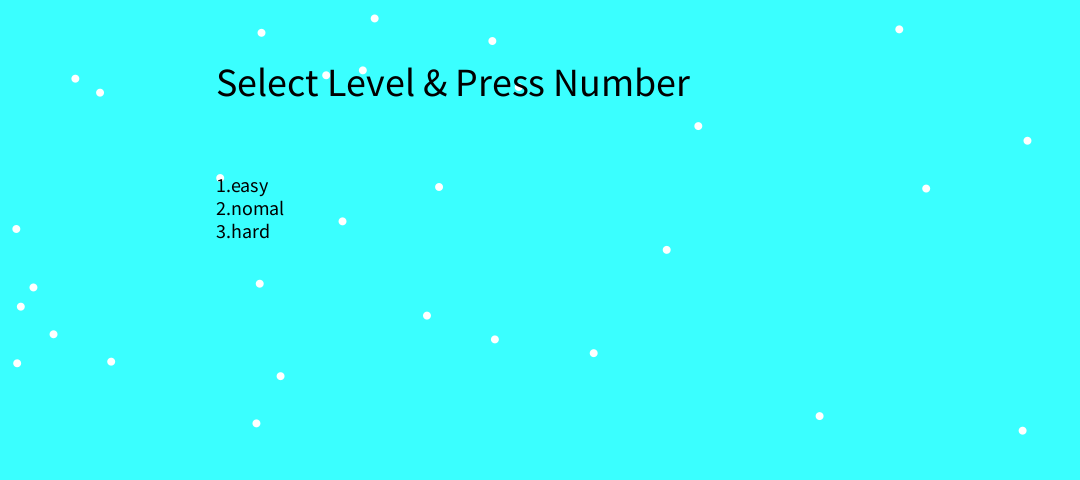
Frame 1 (no input)
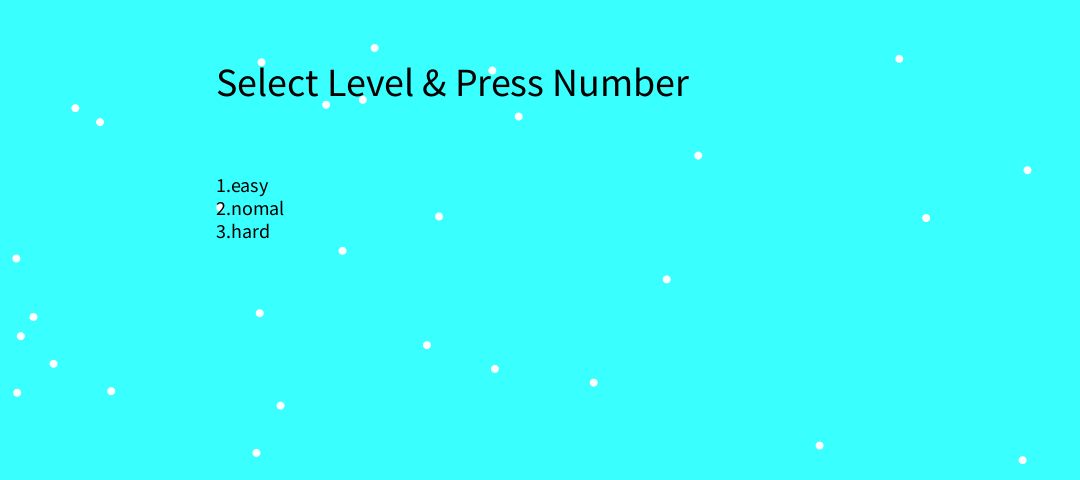
Frame 60 (the mouse pressed at the canvas centre just before this capture)
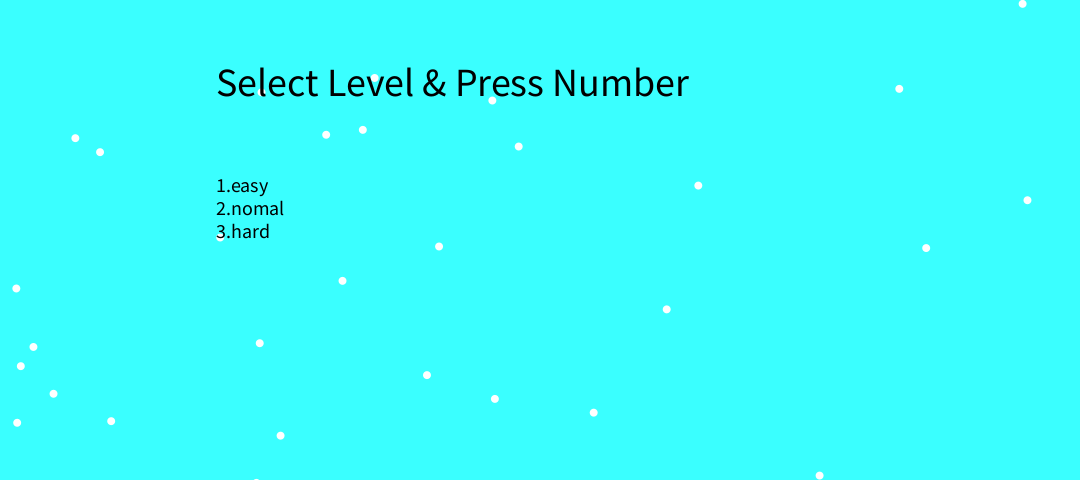
Frame 120 (the mouse held since frame 60 and released just before this capture)

The Processing sketch that drew these frames (run headless with seeded random() and noise(); from frame 60 on, the mouse is pressed at the canvas centre):

// Processing sketch: sketch6658
// ── sketch6658.pde
// SnowmanRace.pde
// Source code is available under the Creative Commons Attribution-ShareAlike License
// cc by Ryo. Nakamichi, 2016

float x1, y1, x2, y2, x3, y3;
int Level, PressCount, i, z;

float[ ] snowx = new float [ 30 ];
float[ ] snowy = new float [ 30 ];
float[ ] snowv = new float [ 30 ];

void setup() {
  size(1080, 480);
  x1 = 50;
  y1 = 150;
  x2 = 50;
  y2 = 390;
  x3 = 50;
  y3 = 630;
  PressCount = 0;
  for (i = 0; i < 30; i++) {
    snowv[ i ] = 0.5;
  }

  for (i=0; i<30; i++) {
    snowx[ i ] = random( width ) ;
  }
  for (z=0; z<30; z++) {
    snowy[ z ] = random( height ) ;
  }
}

void draw() {
  if (PressCount == 0) {
    LevelSelect();
  }
  if (PressCount >= 1) {
    MainGame();
  }
}

void backGround() {
  background(58, 255, 255);
  for (i = 0; i < 30; i++) {
    fill(255);
    noStroke();
    ellipse(snowx[ i ], snowy[ i ], 8, 8);
    snowy[ i ] += snowv[ i ];
    if (snowy[ i ] > height + 5) {
      snowy[ i ] = 0;
      snowv[ i ] = random(0.2, 0.7);
    }
  }
}

void LevelSelect() {
  backGround();
  fill(0);
  textSize(40);
  textAlign(LEFT);
  text("Select Level & Press Number\n", width/5, height/5);
  textSize(20);
  text("1.easy\n2.nomal\n3.hard", width/5, height/5*2);
  if (keyPressed) {
    if (key == '1') {
      Level = 1;
      PressCount++;
    }
    if (key == '2') {
      Level = 3;
      PressCount++;
    }
    if (key == '3') {
      Level = 5;
      PressCount++;
    }
    if (key == '5') {
      Level = 10;
      PressCount++;
    }
    println(Level);
  }
  x1 = 50;  //Reset user location
}

void MainGame() {
  backGround();
  //Play1erSnowMan
  fill(255);
  ellipse(x1, y1, 100, 100); //Body
  ellipse(x1, y1 - 70, 85, 85); //Head
  fill(0);
  //Wink
  if (frameCount%50==0) {
    line(x1 - 17.5, y1 - 80, x1 + 7.5, y1 - 80);
    line(x1 + 7.5, y1 - 80, x1 + 22.5, y1 - 80);
  } else {
    ellipse(x1 - 10, y1 - 80, 15, 25); //LeftEy1e
    ellipse(x1 + 15, y1 - 80, 15, 25); //RightEy1e
  }
  fill(255, 155, 30);
  triangle(x1 - 5, y1 - 62, x1 - 5, y1 - 46, x1 + 25, y1 - 51); //Nose
  //ComputerSnowMan
  fill(255);
  ellipse(x2, y2, 100, 100); //Body
  ellipse(x2, y2 - 70, 85, 85); //Head
  fill(0);
  //Wink
  if (frameCount%50==0) {
    line(x2 - 17.5, y2 - 80, x2 + 7.5, y2 - 80);
    line(x2 + 7.5, y2 - 80, x2 + 22.5, y2 - 80);
  } else {
    ellipse(x2 - 10, y2 - 80, 15, 25); //LeftEy1e
    ellipse(x2 + 15, y2 - 80, 15, 25); //RightEy1e
  }
  //Car
  if (Level == 5 || Level == 10) {
    fill(255, 0, 0);
    rect(x2-70, y2-10, 140, 70);
    fill(0);
    ellipse(x2-45, y2+60, 30, 30);
    ellipse(x2+45, y2+60, 30, 30);
  }
  fill(255, 155, 30);
  triangle(x2 - 5, y2 - 62, x2 - 5, y2 - 46, x2 + 25, y2 - 51); //Nose
  //Goal Tape
  strokeWeight(50);
  stroke(255);
  line(width, 0, width, height);
  strokeWeight(1);
  stroke(0);
  textAlign(CENTER);
  textSize(30);
  fill(0);
  text("G\nO\nA\nL", width-12, 170);
  textAlign(LEFT);

  x2 += Level;

  if (x1 >= 1030) {
    Level = 0;
    fill(0);
    textSize(40);
    text("!! You Win !!", width/3, height/2);
    textSize(30);
    text("e : Exit\nr : Restart", width/3, height/1.5);
    if (keyPressed) {
      if (key == 'e' || key == 'E') {
        exit();
      }
      if (key == 'r' || key == 'R') {
        setup();
      }
    }
  }
  if (x2 >= 1030) {
    Level = 0;
    fill(0);
    textSize(40);
    text("!! You Lose !!", width/3, height/2);
    textSize(30);
    text("e : Exit\nr : Restart", width/3, height/1.5);
    if (keyPressed) {
      if (key == 'e' || key == 'E') {
        exit();
      }
      if (key == 'r' || key == 'R') {
        setup();
      }
    }
  }
}

void keyReleased() {
  switch(Level) { 
  case 1:
    if (key == '1') {
      x1 += 30;
    }
    break;
  case 3:
    if (key == '2') {
      x1 += 30;
    }
    break;
  case 5:
    if (key == '3') {
      x1 += 30;
    }
    break;
  case 10:
    if (key == '5') {
      x1 += 30;
    }
  }
}
